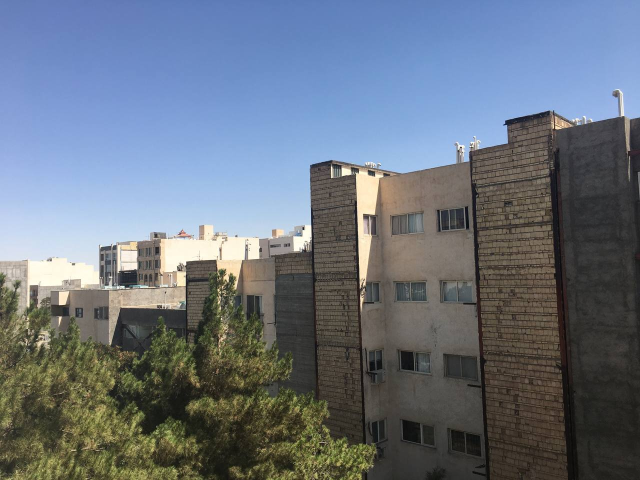
%> input picture Building Scene 1 (with 6 images)/images/image1.jpg, 1280 x 960 px (shown at 1/2 size)
$ octave code.m   (GNU Octave 9; MATLAB toolbox functions it lacks are replaced by stand-ins)
%> lines starting %> are read from the running program, lines starting %| are printed output that depends on the picture
clc;
clear;
clear all;
close;
close all;

buildingScene = imageDatastore(["images\image1.jpg" , "images\image2.jpg" , "images\image3.jpg" , "images\image4.jpg", "images\image5.jpg" , "images\image6.jpg"]);

montage(buildingScene.Files)
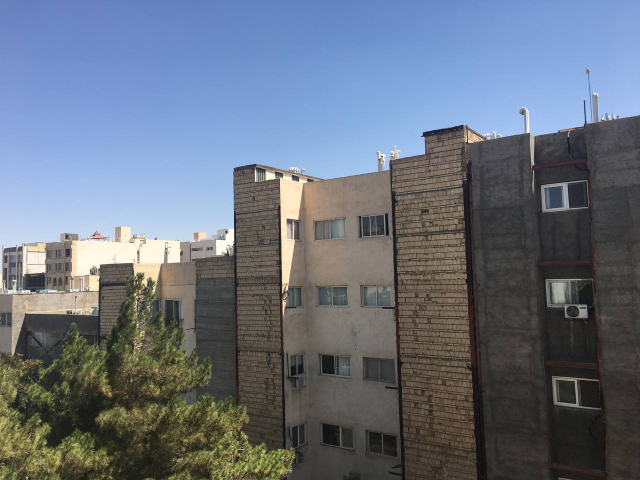
%> input picture Building Scene 1 (with 6 images)/images/image2.jpg, 1280 x 960 px (shown at 1/2 size)
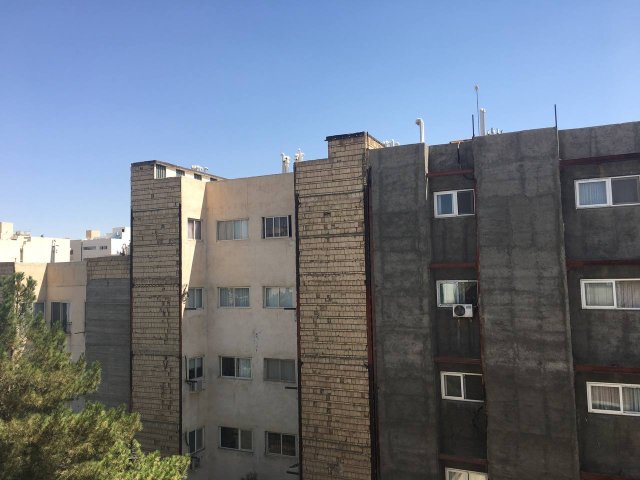
%> input picture Building Scene 1 (with 6 images)/images/image3.jpg, 1280 x 960 px (shown at 1/2 size)
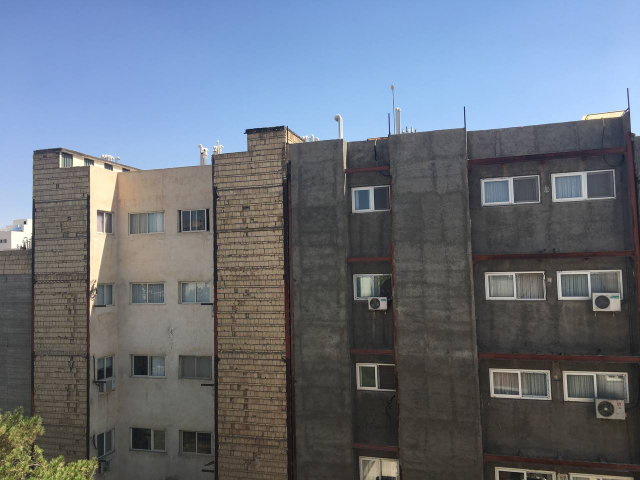
%> input picture Building Scene 1 (with 6 images)/images/image4.jpg, 1280 x 960 px (shown at 1/2 size)
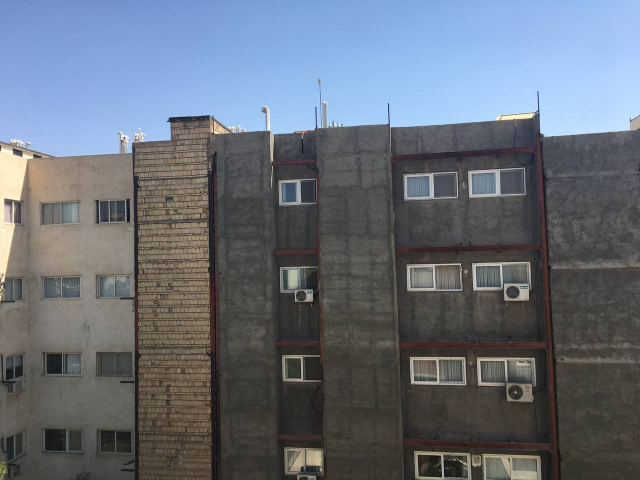
%> input picture Building Scene 1 (with 6 images)/images/image5.jpg, 1280 x 960 px (shown at 1/2 size)
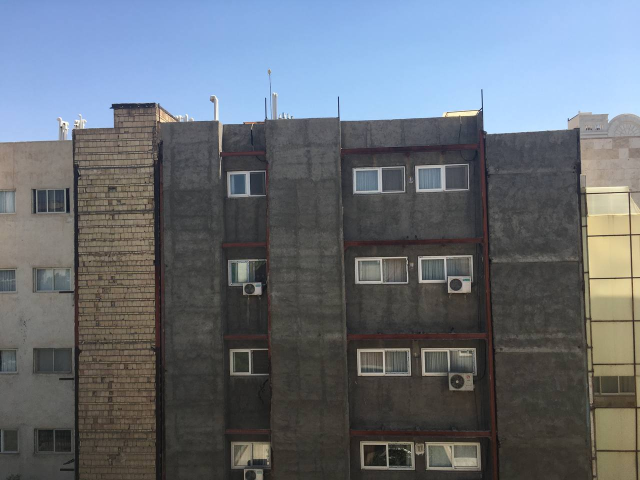
%> input picture Building Scene 1 (with 6 images)/images/image6.jpg, 1280 x 960 px (shown at 1/2 size)

I = readimage(buildingScene,1);
%> I is the input picture: size 960x1280x3 uint8; mean R, G, B 105.3, 114.8, 127.1

grayImage = im2gray(I);
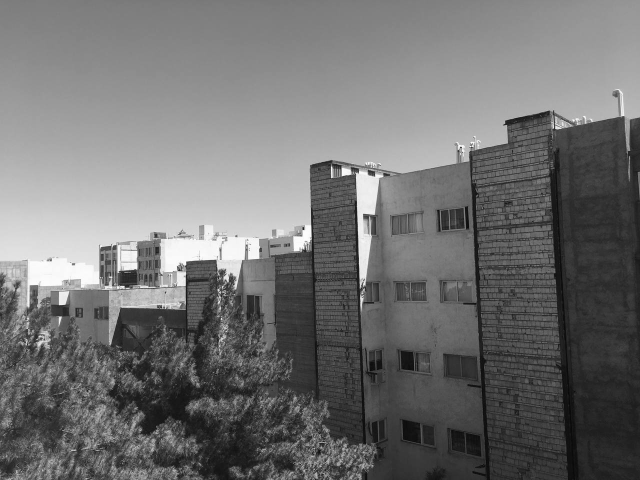
%> grayImage: size 960x1280 uint8 (shown at 1/2 size); min 0, max 255, mean 113.4

points = detectSIFTFeatures(grayImage);
%> points = 4681 points; strongest (x, y): (923, 296), (923, 296), (923, 296), (608, 458), (693, 344)

[features, points] = extractFeatures(grayImage,points , "Method", "SIFT");
%> points = 4669 points; strongest (x, y): (923, 296), (923, 296), (923, 296), (608, 458), (693, 344)

numImages = numel(buildingScene.Files);

%> (the run ends here)
